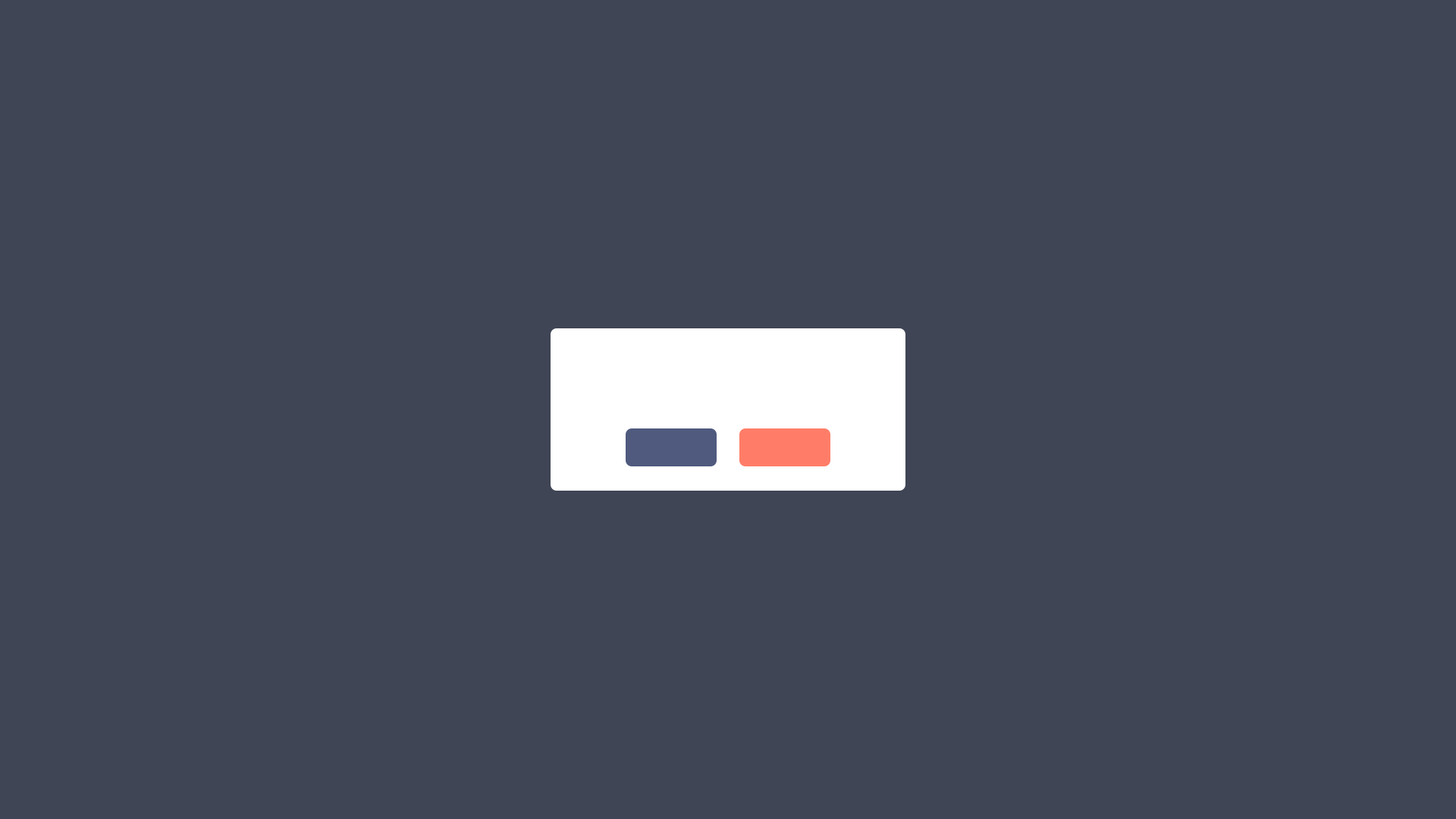
<?xml version="1.0" encoding="UTF-8"?>
<ui version="4.0">
 <class>alert_win</class>
 <widget class="QWidget" name="alert_win">
  <property name="geometry">
   <rect>
    <x>0</x>
    <y>0</y>
    <width>1920</width>
    <height>1080</height>
   </rect>
  </property>
  <property name="sizePolicy">
   <sizepolicy hsizetype="Preferred" vsizetype="Preferred">
    <horstretch>0</horstretch>
    <verstretch>0</verstretch>
   </sizepolicy>
  </property>
  <property name="windowTitle">
   <string/>
  </property>
  <layout class="QVBoxLayout" name="verticalLayout" stretch="0">
   <property name="spacing">
    <number>0</number>
   </property>
   <property name="leftMargin">
    <number>0</number>
   </property>
   <property name="topMargin">
    <number>0</number>
   </property>
   <property name="rightMargin">
    <number>0</number>
   </property>
   <property name="bottomMargin">
    <number>0</number>
   </property>
   <item>
    <widget class="QWidget" name="alert_root" native="true">
     <property name="styleSheet">
      <string notr="true">background: #CC141A30;</string>
     </property>
     <layout class="QHBoxLayout" name="root_layout">
      <item>
       <widget class="QWidget" name="alert_parent" native="true">
        <property name="minimumSize">
         <size>
          <width>468</width>
          <height>180</height>
         </size>
        </property>
        <property name="maximumSize">
         <size>
          <width>468</width>
          <height>214</height>
         </size>
        </property>
        <property name="styleSheet">
         <string notr="true">background: #FFFFFF;
border-radius: 8px;</string>
        </property>
        <layout class="QVBoxLayout" name="verticalLayout_2">
         <item>
          <widget class="QWidget" name="horizontalWidget" native="true">
           <layout class="QHBoxLayout" name="horizontalLayout_2">
            <item alignment="Qt::AlignHCenter|Qt::AlignVCenter">
             <widget class="QLabel" name="title">
              <property name="styleSheet">
               <string notr="true">font-family: Source Han Sans CN;
font-weight: bold;
font-size: 24px;
color: #141A30;
text-align: center;</string>
              </property>
              <property name="text">
               <string/>
              </property>
              <property name="alignment">
               <set>Qt::AlignCenter</set>
              </property>
             </widget>
            </item>
           </layout>
          </widget>
         </item>
         <item alignment="Qt::AlignVCenter">
          <widget class="QWidget" name="horizontalWidget" native="true">
           <property name="maximumSize">
            <size>
             <width>16777215</width>
             <height>16777215</height>
            </size>
           </property>
           <layout class="QHBoxLayout" name="horizontalLayout">
            <property name="spacing">
             <number>30</number>
            </property>
            <item alignment="Qt::AlignRight|Qt::AlignTop">
             <widget class="QPushButton" name="pb_cancel">
              <property name="minimumSize">
               <size>
                <width>120</width>
                <height>50</height>
               </size>
              </property>
              <property name="maximumSize">
               <size>
                <width>120</width>
                <height>50</height>
               </size>
              </property>
              <property name="styleSheet">
               <string notr="true">background: #4F5A7E;
border-radius: 8px;
font-family: Source Han Sans CN;
font-weight: bold;
font-size: 20px;
padding: 12px;
color: #FFFFFF;
text-align: center;
line-height: 48px;</string>
              </property>
              <property name="text">
               <string/>
              </property>
             </widget>
            </item>
            <item alignment="Qt::AlignLeft|Qt::AlignTop">
             <widget class="QPushButton" name="pb_ok">
              <property name="minimumSize">
               <size>
                <width>120</width>
                <height>50</height>
               </size>
              </property>
              <property name="maximumSize">
               <size>
                <width>120</width>
                <height>50</height>
               </size>
              </property>
              <property name="styleSheet">
               <string notr="true">background: #FF7D68;
border-radius: 8px;
font-family: Source Han Sans CN;
font-weight: bold;
font-size: 20px;
color: #FFFFFF;
padding:12px;
text-align: center;
line-height: 48px;</string>
              </property>
              <property name="text">
               <string/>
              </property>
             </widget>
            </item>
           </layout>
          </widget>
         </item>
        </layout>
       </widget>
      </item>
     </layout>
    </widget>
   </item>
  </layout>
 </widget>
 <resources/>
 <connections/>
</ui>
